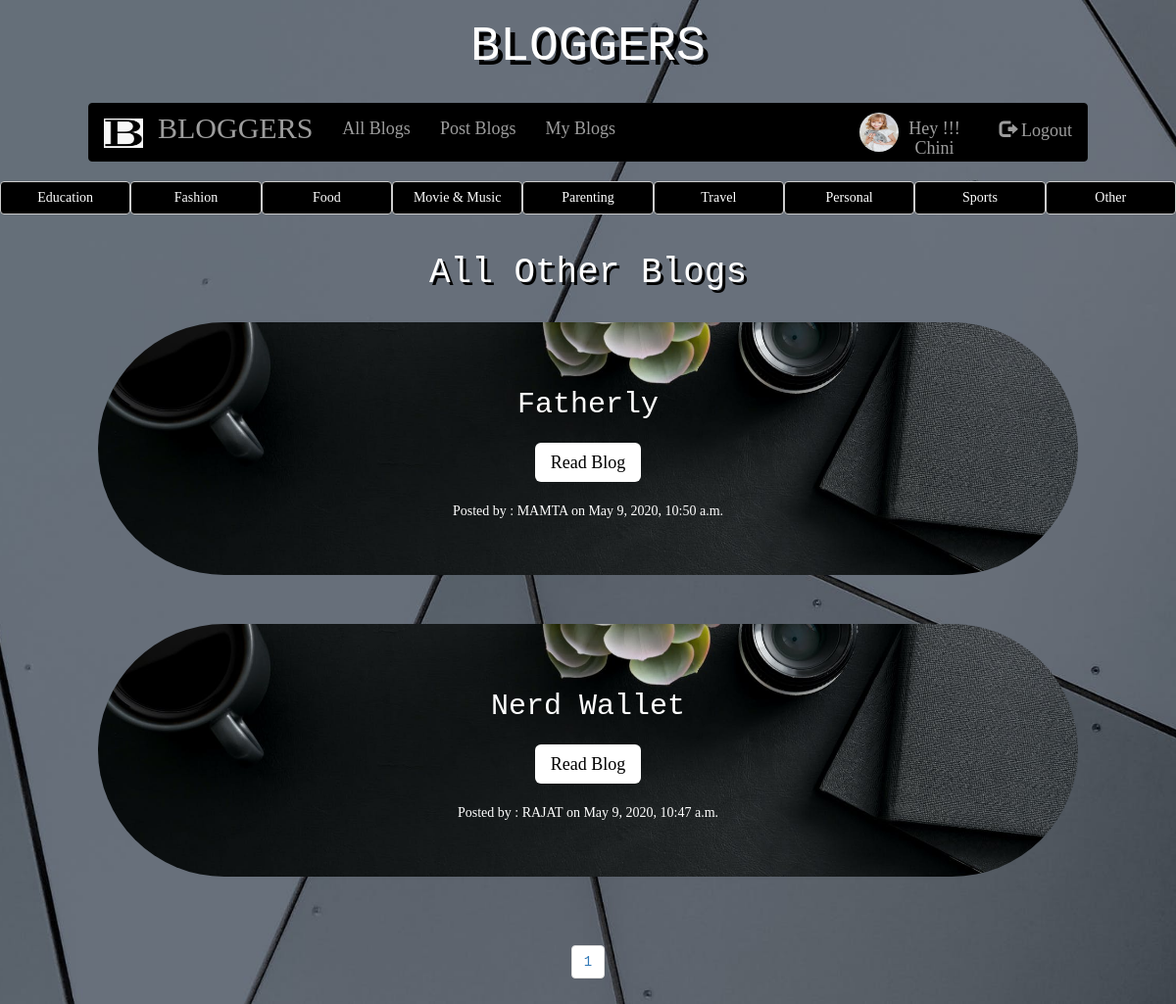
The page /other_cat/ (signed in) on the database its author committed.
### app1/models.py (models this page shows, shortened)
class Profile(models.Model):
    user = models.OneToOneField(User, on_delete = models.CASCADE)
    dob = models.DateField(null = True, blank = True)
    photo = models.ImageField(null = True,blank = True, default="avatar2.jpg")

class post(models.Model):
    STATUS_CHOICES = (('draft','Draft'),('published','Published'))
    CATEGORY_CHOICES = (('travel blogs','Travel Blogs'),('fashion blogs','Fashion Blogs'),('food blogs','Food Blogs'),('educational blogs','Educational Blogs'),('parenting blogs','Parenting Blogs'),('movie and music blogs','Movie And Music Blogs'),('sports blogs','Sports Blogs'),('personal blogs','Personal Blogs'),('other','Other'))
    title = models.CharField(max_length = 260)
    slug = models.SlugField(max_length = 264,unique_for_date='publish')
    author = models.ForeignKey(User,related_name='blog_posts',on_delete=models.CASCADE)
    body = models.TextField()
    publish = models.DateTimeField(default = timezone.now)
    created = models.DateTimeField(auto_now_add = True)
    updated = models.DateTimeField(auto_now_add = True)
    image = models.FileField(upload_to = "images/",default="blogger.jpg")
    status = models.CharField(max_length = 20,choices = STATUS_CHOICES,default = 'draft')
    category = models.CharField(max_length = 50,choices = CATEGORY_CHOICES,default = 'other')
    class Meta:
        ordering = ('-publish',)

### app1/views.py (the view)
# urls.py: path('other_cat/',views.other_category_view),
def other_category_view(request):
    other = post.objects.filter(category__iexact="other",status = 'published')
    paginator = Paginator(other,per_page = 5) # for pagination
    page_number = request.GET.get('page',1) # for pagination
    page_obj = paginator.get_page(page_number) # for pagination
    return render(request,'app1/other_category.html',
    {'other':page_obj.object_list,
    'paginator':paginator, # for pagination
    'page_number':int(page_number) # for pagination
    })

### template/app1/other_category.html (shortened to what this page needs)
{% extends 'app1/navbar.html' %}
{% block body_block %}
{% load static %}
  <body>
    <center>
      <div class="btn-group btn-group-justified" role="group" >
        <div class="btn-group" role="group">
          <a href="/educational_cat"><button type="button" class="btn btn-default" id="btngrp" >Education</button></a>
        </div>
        <div class="btn-group" role="group">
          <a href="/fashion_cat"><button type="button" class="btn btn-default" id="btngrp">Fashion</button></a>
        </div>
        <div class="btn-group" role="group">
          <a href="/food_cat"><button type="button" class="btn btn-default" id="btngrp">Food</button></a>
        </div>
        <div class="btn-group" role="group">
          <a href="/movie_music_cat"><button type="button" class="btn btn-default" id="btngrp">Movie & Music</button></a>
        </div>
        <div class="btn-group" role="group">
          <a href="/parenting_cat"><button type="button" class="btn btn-default" id="btngrp">Parenting</button></a>
        </div>
        <div class="btn-group" role="group">
          <a href="/travel_cat"><button type="button" class="btn btn-default" id="btngrp">Travel</button></a>
        </div>
        <div class="btn-group" role="group">
          <a href="/personal_cat"><button type="button" class="btn btn-default" id="btngrp">Personal</button></a>
        </div>
        <div class="btn-group" role="group">
          <a href="/sports_cat"><button type="button" class="btn btn-default" id="btngrp">Sports</button></a>
        </div>
        <div class="btn-group" role="group">
          <a href="/other_cat"><button type="button" class="btn btn-default" id="btngrp">Other</button></a>
        </div>
      </div><br>
      <h1 style="text-shadow:3px 3px black;">All Other Blogs</h1><br>
      {% if other %}
      {% for i in other %}
      <div style="color:white;">
        <div class="jumbotron" style="width:1000px; border-radius:200px;" id="blogjumbo">
          <h2 class="display-4">{{i.title|title}}</h2>
          <br>
                <a class="btn-lg" href="/{{i.id}}" style="background:white; color:black; font-family:serif;">Read Blog</a>
                <br><br>
                <h5 style="font-family:serif;">Posted by : {{i.author|upper}}  on {{i.publish}}</h5>
        </div>
      </div><br>
      {% endfor %}
        {% else %}
          <div id="maindiv">
            <h1>No data found</h1>
          </div><br>
        {% endif %}
    <ul class="pagination">
      {% for i in paginator.page_range %}
        <li class="page-item" {% if i == page_number %} active {% endif %}>
          <a class="page-link" href="?page={{i}}">{{i}}</a>
        </li>
      {% endfor %}
    </ul>
  </body>
{% endblock %}

### template/app1/navbar.html (shortened to what this page needs)
<!DOCTYPE html>
{% load static %}
<html lang="en">
<head>
  <link rel="stylesheet" href="https://maxcdn.bootstrapcdn.com/bootstrap/3.4.1/css/bootstrap.min.css">
</head>
<body>
  <center>
<h1 style="text-shadow:5px 5px black; font-size:50px;">BLOGGERS</h1>
<br>
<nav class="navbar navbar-inverse" id="navi">
  <a class="navbar-brand">
   <img src="{% static 'images/b.png' %}" alt="Logo" style="width:40px;height:30px;">
 </a>
  <div class="container-fluid">
    <div class="navbar-header">
      <a class="navbar-brand" href="/" style="font-size:30px;">BLOGGERS</a>
    </div>
    <ul class="nav navbar-nav">
      <li><a href="/allblogs">All Blogs</a></li>
      <li><a href="/postblogs">Post Blogs</a></li>
      <li><a href="/myblogs">My Blogs</a></li>
    </ul>
    <ul class="nav navbar-nav navbar-right">
      {% if request.user.is_authenticated %}
      <li>
        {% if request.user.profile.photo %}
        <img src="{{request.user.profile.photo.url}}" class="img-rounded">
        {% else %}
        <img src="/media/avatar2.jpg" class="img-rounded">
        {% endif %}
        <a href="/edit_profile">Hey !!! {{user.get_username|title}}</a>
      </li>
      <li><a href="/accounts/logout"><span class="glyphicon glyphicon-log-out"></span> Logout</a></li>
      {% endif %}
    </ul>
  </div>
</nav>
</body>
{% block body_block %}
{% endblock %}
</html>

### rows shown on the page
post: title "Fatherly", author "MAMTA", publish "May 9, 2020, 10:50 a.m."
post: title "Nerd Wallet", author "RAJAT", publish "May 9, 2020, 10:47 a.m."

### other values the page prints
{{ user.get_username|title }} "Chini"
{{ i }} "1"
